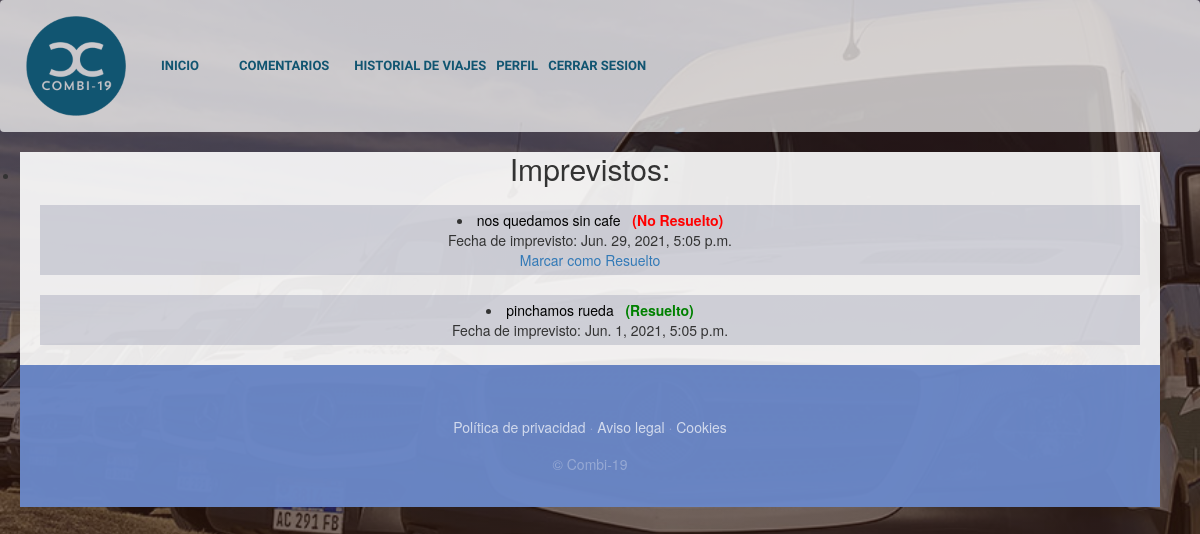
Screenshot of /Imprevistos/ (signed in) with the database file from the repository.
### PaginaDePruebaApp/models.py (models this page shows)
class Imprevisto(models.Model):
    fecha=models.DateTimeField()
    texto=models.CharField(max_length=200)
    resuelto=models.BooleanField(default=False)
    viaje=models.ForeignKey(Viaje,on_delete=models.CASCADE)
    chofer=models.ForeignKey(Chofer,on_delete=models.PROTECT)

### PaginaDePruebaApp/views.py (the view)
# urls.py: path('Imprevistos/', views.Imprevistos,name = "Imprevistos"),
def Imprevistos (request):
    if request.method== "POST":
        if request.user.esChofer:
            pk = request.POST.get('identificador_id')
            imprev = Imprevisto.objects.get(pk=pk)
            imprev.delete()
            return redirect(Inicio)
    else:
        if request.user.esChofer:
            combiChoferQuery= Combi.objects.filter(chofer_id = request.user.id)
            viajes_id= combiChoferQuery.values_list('viaje')
            imprevistosChofer =Imprevisto.objects.filter(viaje_id__in = viajes_id)
            return render(request,"PaginaDePruebaApp/imprevistos.html", {"imprevistos": imprevistosChofer,"user":request.user})
        else:
            imprevistos = Imprevisto.objects.all()
            return render(request,"PaginaDePruebaApp/imprevistos.html", {"imprevistos": imprevistos,"user":request.user})

### PaginaDePruebaApp/templates/PaginaDePruebaApp/imprevistos.html
{% extends "PaginaDePruebaApp/base.html" %}
{% load static %}
{% block content %}
<div class= "comentarios">
<h2>Imprevistos:</h2>
    {% if user.esChofer %}
            {% for imprev in imprevistos %}
                <li style="padding:5px;background-color: rgba(173, 175, 192,0.5);;margin: 20px 20px;">
                    <b></b><a style= "color: black" href= "{% url 'VerDetalleImprevisto' imprev.id %}"> {{imprev.texto}}</a> &nbsp;
                    {%if imprev.resuelto %}
                        <b style= "color: green">Resuelto </b>
                        <br><a>Fecha de imprevisto: {{imprev.fecha}}</a>
                    {%else %}
                        <b style= "color: red">No Resuelto </b>
                        <br><a>Fecha de imprevisto: {{imprev.fecha}}</a>
                        <br><a href={% url 'ModificarImprevisto' imprev.id %}>Modificar</a>
                        <a href={% url 'MensajeExitoEliminarImprevisto' imprev.id %}>Eliminar</a>
                    {%endif%}
                </li>
            {% endfor %}
    {% else %}
        {% for imprev in imprevistos %}
            <li style="padding:5px;background-color: rgba(173, 175, 192,0.5);;margin: 20px 20px;">
                <b></b><a style= "color: black" href= "{% url 'VerDetalleImprevisto' imprev.id %}"> {{imprev.texto}}</a> &nbsp;
                {%if imprev.resuelto %}
                    <b style= "color: green">(Resuelto) </b>
                    <br><a>Fecha de imprevisto: {{imprev.fecha}}</a>
                {%else %}
                    <b style= "color: red">(No Resuelto) </b>
                    <br><a>Fecha de imprevisto: {{imprev.fecha}}</a>
                    <br><a href={% url 'ConfirmacionImprevistoResuelto' imprev.id %}>Marcar como Resuelto</a>
                {%endif%}
            </li>
            {% endfor %}
    {% endif %}
{% endblock %}

### PaginaDePruebaApp/static/PaginaDePruebaApp/css/comentarios2.css (style rules this page uses)
.comentarios { width: 95%; text-align: center; display: list-item; align-items: center; justify-content: center; flex-flow: row wrap; background-color: rgba(255, 255, 255,0.9); margin: 20px 20px; }

### PaginaDePruebaApp/static/PaginaDePruebaApp/css/gestion.css (style rules this page uses)
body { font-family: 'Lora'; background: linear-gradient(rgba(47, 23, 15, 0.65), rgba(47, 23, 15, 0.65)), url("../img/fondo.jpg"); background-attachment: fixed; background-position: center; background-size: cover; }
h1, h2, h3, h4, h5, h6 { font-family: 'Raleway'; }

### rows the page displays
Imprevisto: texto "nos quedamos sin cafe", fecha "Jun. 29, 2021, 5:05 p.m."
Imprevisto: texto "pinchamos rueda", fecha "Jun. 1, 2021, 5:05 p.m."
